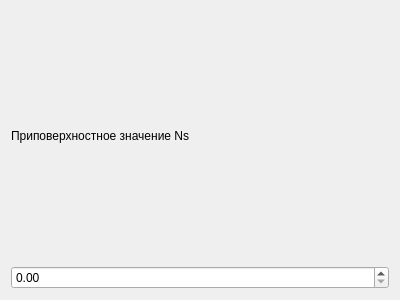
<?xml version="1.0" encoding="UTF-8"?>
<ui version="4.0">
 <class>StandartAtmosphereModelInput</class>
 <widget class="QWidget" name="StandartAtmosphereModelInput">
  <property name="geometry">
   <rect>
    <x>0</x>
    <y>0</y>
    <width>400</width>
    <height>300</height>
   </rect>
  </property>
  <property name="windowTitle">
   <string>Form</string>
  </property>
  <layout class="QGridLayout" name="gridLayout">
   <item row="0" column="0">
    <widget class="QLabel" name="label">
     <property name="text">
      <string>Приповерхностное значение Ns</string>
     </property>
    </widget>
   </item>
   <item row="1" column="0">
    <widget class="QDoubleSpinBox" name="doubleSpinBox">
     <property name="maximum">
      <double>1000.000000000000000</double>
     </property>
    </widget>
   </item>
  </layout>
 </widget>
 <resources/>
 <connections/>
</ui>
